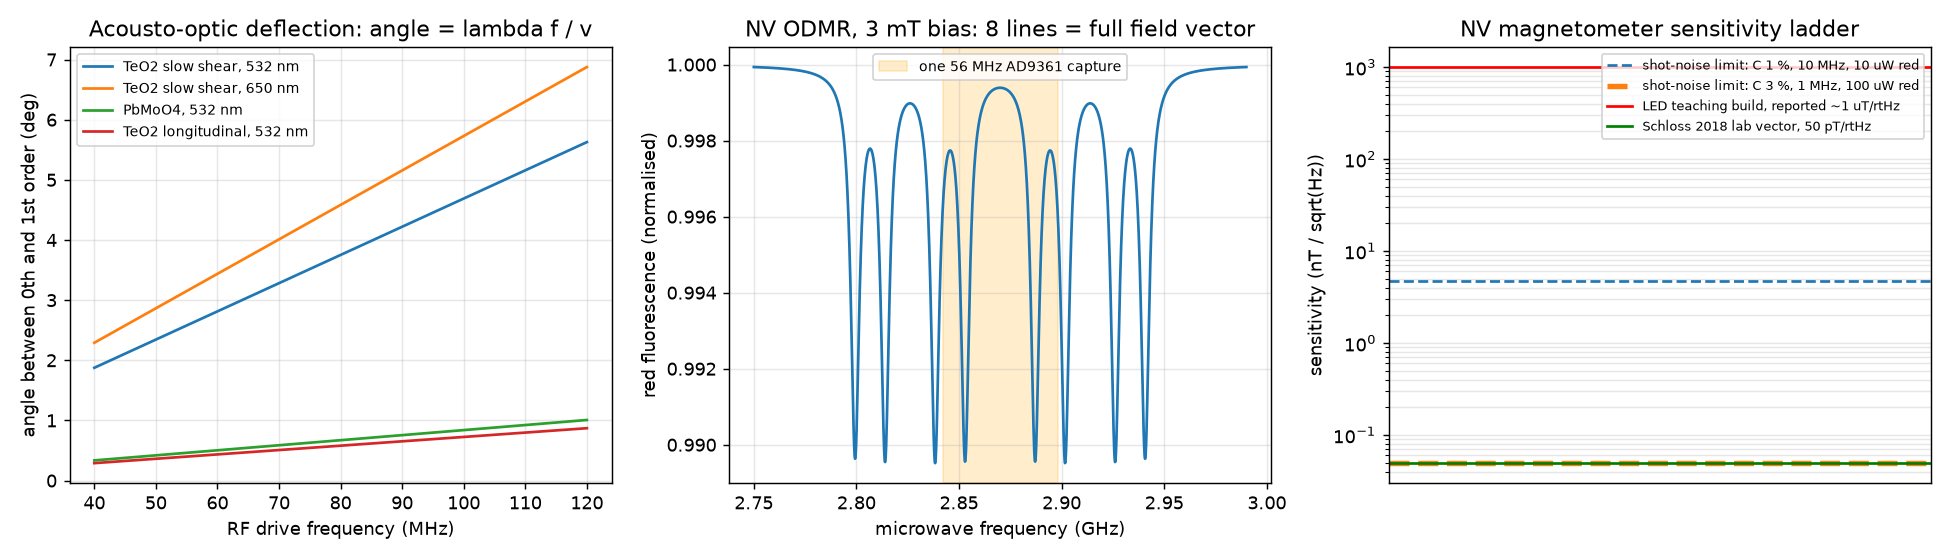

Source code (Python):
"""RF and light: decisive numbers for the array16 'beyond RF' study (lens: RF <-> light).
Run: OMP_NUM_THREADS=2 .env/bin/python experiments/beyond_rf/rf_light.py
Writes rf_light_results.json and rf_light.png next to this file. All inputs are stated here;
values marked EST are engineering estimates, not sourced facts."""
import json, os
import numpy as np
import matplotlib
matplotlib.use("Agg")
import matplotlib.pyplot as plt
def jv(n, x):  # small-argument Bessel series, adequate for x < 1
    from math import factorial
    return sum((-1) ** k / (factorial(k) * factorial(k + n)) * (x / 2) ** (2 * k + n) for k in range(8))

HERE = os.path.dirname(os.path.abspath(__file__))
c, h, mu0, eps0, kB = 2.998e8, 6.626e-34, 4e-7 * np.pi, 8.854e-12, 1.381e-23
alpha, me_eV, lam_c_bar = 1 / 137.036, 510998.95, 3.8616e-13  # reduced Compton wavelength, m
R = {}

# ---------- 0. the field this platform can make ----------
P_ch = 10 ** (5 / 10) * 1e-3            # +5 dBm per channel
P_tot = 4 * P_ch                        # four AD9361 TX channels (rev B: 2x bladeRF xA4) -> 12.6 mW
G = 10 ** (15.5 / 10)                   # panel realised gain at 5.8 GHz (REDESIGN sec. 4)
def field(P, G, r):
    S = P * G / (4 * np.pi * r ** 2)
    E = np.sqrt(2 * 377 * S)            # peak
    return S, E, E / c
S, E, B = field(P_tot, G, 0.3)
R["array_field_0p3m"] = dict(P_tot_mW=P_tot * 1e3, EIRP_mW=P_tot * G * 1e3, S_W_m2=S, S_mW_cm2=S * 0.1,
                             E_peak_V_m=E, B_peak_T=B)
S1, E1, B1 = field(1.0, G, 0.3)        # with a 1 W amplifier (amateur service only)
R["field_1W_PA_0p3m"] = dict(S_W_m2=S1, S_mW_cm2=S1 * 0.1, E_peak_V_m=E1, B_peak_T=B1)
# distance at which the FCC general-population limit (1 mW/cm^2 = 10 W/m^2 above 1.5 GHz) is met
R["mpe_distance_m"] = {"array_12.6mW_15.5dBi": float(np.sqrt(P_tot * G / (4 * np.pi * 10))),
                       "1W_15.5dBi": float(np.sqrt(1.0 * G / (4 * np.pi * 10)))}

# ---------- 1. vacuum: light-by-light ----------
def sigma_gg_cm2(E_eV):                 # Euler-Heisenberg, unpolarised, CM frame, omega << m
    return 973 / (10125 * np.pi) * alpha ** 4 * (E_eV / me_eV) ** 6 * (lam_c_bar * 100) ** 2
R["qed"] = dict(sigma_532nm_cm2=sigma_gg_cm2(2.331), sigma_1eV_cm2=sigma_gg_cm2(1.0),
                sigma_6GHz_photon_cm2=sigma_gg_cm2(h * 6e9 / 1.602e-19),
                thomson_cm2=6.652e-25,
                dn_vacuum_per_T2=4e-24,
                dn_array_field=4e-24 * B ** 2,
                phase_rad_over_1m_532nm=2 * np.pi * 1.0 * 4e-24 * B ** 2 / 532e-9,
                dn_1W_PA=4e-24 * B1 ** 2,
                schwinger_E_V_m=1.32e18, ratio_E_array_to_schwinger=E / 1.32e18)

# ---------- 2a. acousto-optics ----------
def ao(lam, f, v):                      # separation of 0th and 1st order (external, small angle)
    return lam * f / v
parts = {  # name: (v m/s, centre f, bandwidth, aperture m, Psat W EST)
    "TeO2 slow-shear AOD 80 MHz": (650.0, 80e6, 50e6, 4e-3, 0.5),
    "PbMoO4 AOM (Isomet 1205C) 80 MHz": (3630.0, 80e6, 30e6, 2e-3, 1.0),
    "TeO2 longitudinal AOM 200 MHz": (4200.0, 200e6, 50e6, 0.5e-3, 1.0),
    "TeO2 GHz AOM (Brimrose TEF-1000)": (4200.0, 1000e6, 300e6, 76e-6, 1.0),
    "GaP GHz AOM (Brimrose GPF-1500)": (6320.0, 1500e6, 500e6, 76e-6, 1.0),
}
aot = {}
for name, (v, f0, bw, D, Psat) in parts.items():
    lam = 532e-9 if "GaP" not in name else 650e-9
    tau = D / v
    aot[name] = dict(lambda_nm=lam * 1e9, sep_mrad=ao(lam, f0, v) * 1e3, scan_mrad=ao(lam, bw, v) * 1e3,
                     mrad_per_MHz=ao(lam, 1e6, v) * 1e3, transit_us=tau * 1e6, resolvable_spots=bw * tau,
                     eff_at_plus5dBm=float(np.sin(np.pi / 2 * np.sqrt(P_ch / Psat)) ** 2),
                     eff_at_0p5W=float(np.sin(np.pi / 2 * np.sqrt(min(0.5 / Psat, 1))) ** 2),
                     gain_needed_dB_for_Psat=10 * np.log10(Psat / P_ch))
R["acousto_optic"] = aot
# chirp lens: F = v^2/(lam*alpha)
v, lam = 650.0, 532e-9
R["ao_chirp_lens"] = {f"{bw/1e6:.0f}MHz_in_{T*1e6:.0f}us": v ** 2 / (lam * bw / T)
                      for bw, T in [(50e6, 10e-6), (50e6, 100e-6), (20e6, 1e-3)]}
# heterodyne interferometer read by the SDR: phase noise limited displacement
R["heterodyne"] = dict(nm_per_degree=532 / 2 / 360, shot_noise_rad_rtHz_at_10uW=float(
    np.sqrt(2 * 1.602e-19 / (0.3 * 10e-6))))  # 0.3 A/W Si at 532 nm, sqrt(2e/I)

# ---------- 2b. electro-optic ----------
Vpi = 5.0
Vpk = np.sqrt(2 * 50 * P_ch)
m = np.pi * Vpk / Vpi
R["eom"] = dict(Vpk_at_plus5dBm=Vpk, phase_index_rad=m, first_sideband_dBc=20 * np.log10(jv(1, m) / jv(0, m)),
                bulk_LiNbO3_dn_per_V_m=0.5 * 2.2 ** 3 * 30.8e-12,
                freespace_dn_at_array_field=0.5 * 2.2 ** 3 * 30.8e-12 * E / 28,   # field reduced ~1/eps_r EST
                kerr_nitrobenzene_dn=532e-9 * 4.4e-12 * E ** 2)                   # K = 4.4e-12 m/V^2 textbook EST
# RF over fibre: intrinsic direct-modulation link (EST: 0.1 W/A laser slope, 0.8 A/W detector)
sl, rd, RIN, Idc = 0.1, 0.8, 10 ** (-150 / 10), 2e-3
g = (sl * rd) ** 2
N_rin = RIN * Idc ** 2 * 50 / 4          # W/Hz delivered (matched)
N_shot = 2 * 1.602e-19 * Idc * 50 / 4
kT = kB * 290
NF = 10 * np.log10(1 + (N_rin + N_shot + kT) / (g * kT))
R["rf_over_fibre"] = dict(link_gain_dB=10 * np.log10(g), NF_dB=NF,
                          cascade_NF_after_21dB_LNA_dB=10 * np.log10(10 ** 0.15 + (10 ** (NF / 10) - 1) / 10 ** 2.1),
                          fibre_ps_per_m=1e12 * 1.468 / c, mm_per_ps=1e-12 * c / 1.468 * 1e3,
                          deg_at_6GHz_per_K_10m=40e-12 * 0.01 * 6e9 * 360,   # 40 ps/km/K
                          dispersive_TTD_nm_for_352ps_1km_SMF=352 / 17.0,
                          smallest_TTD_bit_38p5ps_mm=38.5e-12 * c / 1.468 * 1e3)

# ---------- 2c. magneto-optic ----------
V_TGG, L = 134.0, 0.01
R["faraday_TGG_1cm"] = dict(rad_at_array_far_field=V_TGG * B * L, rad_at_10uT_loop=V_TGG * 10e-6 * L,
                            shot_noise_rad_rtHz_1mW=float(1 / (2 * np.sqrt(1e-3 / (h * c / 532e-9)))))

# ---------- 2d. NV centre ----------
gam = 28.03e9                            # Hz/T
def loopB(I, r): return mu0 * I / (2 * r)
I5 = 2 * np.sqrt(2 * P_ch / 50)          # shorted loop on a 50 ohm line: current doubles (EST, electrically small)
Bl = loopB(I5, 1e-3)
rabi = gam * Bl / np.sqrt(2)             # S=1 transition, linear B1 perpendicular to the NV axis
R["nv_drive"] = dict(loop_I_peak_mA=I5 * 1e3, B1_uT_1mm_loop=Bl * 1e6, rabi_kHz=rabi / 1e3,
                     rabi_kHz_array_far_field=gam * B / np.sqrt(2) / 1e3,
                     P_for_1MHz_rabi_dBm=10 * np.log10(P_ch * (1e6 / rabi) ** 2 * 1e3))
# wireless relay: patch (6 dBi) at 2.87 GHz, 0.3 m from the panel (panel gain 8.5 dBi EST at 2.87 GHz)
lam287 = c / 2.87e9
Sw = P_tot * 10 ** 0.85 / (4 * np.pi * 0.3 ** 2)
Pr = Sw * 10 ** 0.6 * lam287 ** 2 / (4 * np.pi)
R["nv_wireless"] = dict(S_W_m2=Sw, P_received_dBm=10 * np.log10(Pr * 1e3),
                        rabi_kHz=gam * loopB(2 * np.sqrt(2 * Pr / 50), 1e-3) / np.sqrt(2) / 1e3)
def eta(C, dnu, P_red):                  # CW ODMR shot-noise limit, Lorentzian
    Rph = P_red / (h * c / 680e-9)
    return 4 / (3 * np.sqrt(3)) * dnu / (gam * C * np.sqrt(Rph))
R["nv_sensitivity_T_rtHz"] = {"hobby C=1% 10MHz 10uW": eta(0.01, 10e6, 10e-6),
                              "good  C=3% 1MHz 100uW": eta(0.03, 1e6, 100e-6),
                              "reported LED teaching build": 1e-6, "Schloss 2018 lab": 50e-12}
R["nv_lines"] = dict(zeeman_MHz_per_mT=28.03, earth_50uT_split_MHz=2 * 28.03 * 0.05,
                     span_at_5mT_MHz=2 * 28.03 * 5, temp_kHz_per_K=-74.2)

# ---------- 2e. Rydberg vs a plain antenna ----------
lam24 = c / 2.4e9
Ae = lam24 ** 2 / (4 * np.pi)
Smin = kT * 10 ** 0.15 / Ae              # NF 1.5 dB, 0 dBi
R["rydberg_vs_antenna"] = dict(antenna_E_rms_nV_cm_rtHz=float(np.sqrt(377 * Smin)) * 1e9 / 100,
                               rydberg_uV_cm_rtHz={"Sedlacek2012": 30, "Kumar2017": 3, "2026 heterodyne": 0.76})

# ---------- 3. light -> RF ----------
R["light_to_rf"] = dict(HeNe_mode_beat_MHz={f"L={L*100:.0f}cm": c / (2 * L) / 1e6 for L in (0.15, 0.23, 0.30, 0.45)},
                        DFB_pm_per_GHz_1550=1e12 * 1550e-9 ** 2 / c * 1e9,
                        DFB_GHz_per_K=12.5, self_het_delay_km_for_1MHz_linewidth=c / 1.468 / (np.pi * 1e6) / 1e3,
                        radiation_pressure_nN_per_W=1e9 / c)

json.dump(R, open(os.path.join(HERE, "rf_light_results.json"), "w"), indent=1, default=float)

# ---------- figure ----------
fig, ax = plt.subplots(1, 3, figsize=(15, 4.3))
f = np.linspace(40e6, 120e6, 200)
for name, v, lam in [("TeO2 slow shear, 532 nm", 650, 532e-9), ("TeO2 slow shear, 650 nm", 650, 650e-9),
                     ("PbMoO4, 532 nm", 3630, 532e-9), ("TeO2 longitudinal, 532 nm", 4200, 532e-9)]:
    ax[0].plot(f / 1e6, np.degrees(lam * f / v), label=name)
ax[0].set(xlabel="RF drive frequency (MHz)", ylabel="angle between 0th and 1st order (deg)",
          title="Acousto-optic deflection: angle = lambda f / v")
ax[0].legend(fontsize=8); ax[0].grid(alpha=.3)
# ODMR spectrum, 4 NV orientations, bias field 3 mT along a generic direction, 14N hyperfine ignored
Bv = 3e-3 * np.array([0.90, 0.40, 0.15]) / np.linalg.norm([0.90, 0.40, 0.15])
axes = np.array([[1, 1, 1], [1, -1, -1], [-1, 1, -1], [-1, -1, 1]]) / np.sqrt(3)
fr = np.linspace(2.75e9, 2.99e9, 2000); sp = np.ones_like(fr)
for a in axes:
    for s in (+1, -1):
        f0 = 2.87e9 + s * gam * abs(a @ Bv)       # weak-field approximation
        sp -= 0.01 * (5e6 / 2) ** 2 / ((fr - f0) ** 2 + (5e6 / 2) ** 2)
ax[1].plot(fr / 1e9, sp)
ax[1].axvspan(2.842, 2.898, color="orange", alpha=.2, label="one 56 MHz AD9361 capture")
ax[1].set(xlabel="microwave frequency (GHz)", ylabel="red fluorescence (normalised)",
          title="NV ODMR, 3 mT bias: 8 lines = full field vector")
ax[1].legend(fontsize=8); ax[1].grid(alpha=.3)
P = np.logspace(-3, 0, 100)
for C, dnu, Pr_, lab in [(0.01, 10e6, 10e-6, "C 1 %, 10 MHz, 10 uW red"), (0.03, 1e6, 100e-6, "C 3 %, 1 MHz, 100 uW red")]:
    ax[2].axhline(eta(C, dnu, Pr_) * 1e9, ls="--", color="C0" if C < 0.02 else "C1", lw=3 if C > 0.02 else 1.5, label="shot-noise limit: " + lab)
ax[2].axhline(1000, color="r", label="LED teaching build, reported ~1 uT/rtHz")
ax[2].axhline(0.05, color="g", label="Schloss 2018 lab vector, 50 pT/rtHz")
ax[2].set(yscale="log", ylabel="sensitivity (nT / sqrt(Hz))", xticks=[], title="NV magnetometer sensitivity ladder")
ax[2].legend(fontsize=7); ax[2].grid(alpha=.3, which="both")
fig.tight_layout(); fig.savefig(os.path.join(HERE, "rf_light.png"), dpi=130)
print(json.dumps(R, indent=1, default=float))
